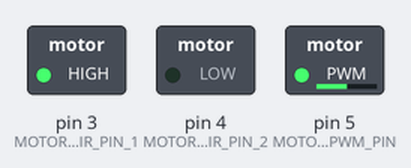
Bench run of a sketch on a simulated Arduino Uno, built with avr-gcc and run on an emulated ATmega328P. On the bench: switched loads named in the sketch (green lamp = pin HIGH). Dashed ring = blinking.

Above: at 0.05 s.
Timing chart, 0 to 3.0 s (numbered marks = the images above):
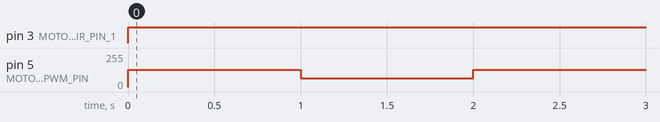

Measured:
- by itself, pin 3 (MOTOR_DIR_PIN_1): LOW → HIGH at 0.00 s
- by itself, pin 5 (MOTOR_PWM_PIN): alternates 128/255 for 1.0 s and 64/255 for 1.0 s

The sketch:

motor_driver_example.ino
```cpp
#define MOTOR_DIR_PIN_1 3 // direction pins
#define MOTOR_DIR_PIN_2 4
#define MOTOR_PWM_PIN   5 // motor power pin

void setup() {
  // set pins as output
  pinMode(MOTOR_DIR_PIN_1, OUTPUT);
  pinMode(MOTOR_DIR_PIN_2, OUTPUT);
  pinMode(MOTOR_PWM_PIN, OUTPUT);
}

void loop() {
  // set motors in forward direction
  digitalWrite(MOTOR_DIR_PIN_1, HIGH);
  digitalWrite(MOTOR_DIR_PIN_2, LOW);
  // set motor speed to half speed
  analogWrite(MOTOR_PWM_PIN, 128);
  delay(1000);
  // reduce motor speed
  analogWrite(MOTOR_PWM_PIN, 64);
  delay(1000);

  // set motors in the reverse direction
  digitalWrite(MOTOR_DIR_PIN_1, HIGH);
  digitalWrite(MOTOR_DIR_PIN_2, LOW);
  // set motor speed to half speed
  analogWrite(MOTOR_PWM_PIN, 128);
  delay(1000);
  // reduce motor speed
  analogWrite(MOTOR_PWM_PIN, 64);
  delay(1000);
}
```
